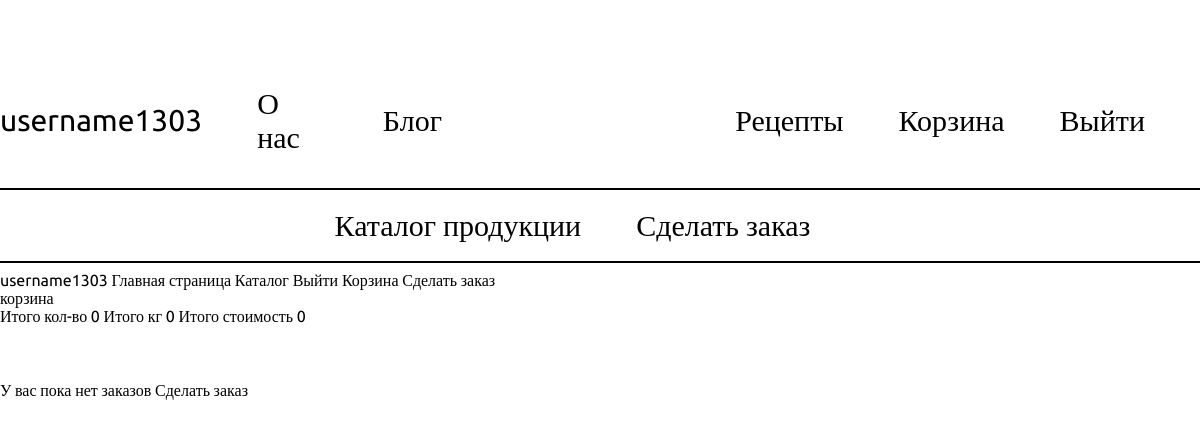
The page /lk (signed in) on the database as committed earlier.
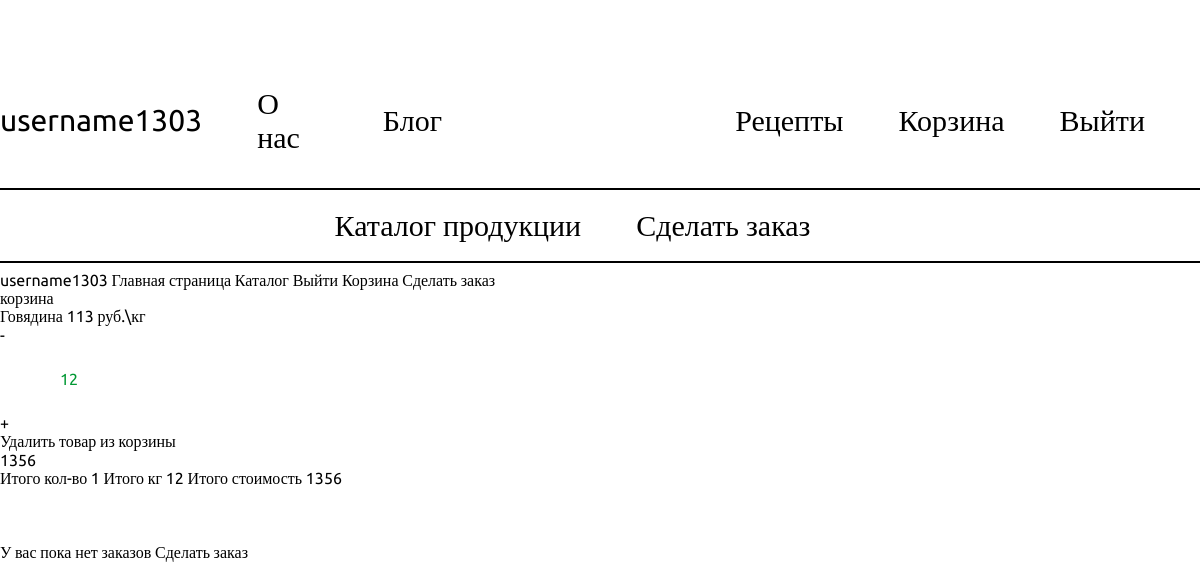
The same page on the database as committed later.
### butcher_shop_app/models.py (models this page shows)
class GoodsInShoppingCart(models.Model):
    user = models.ForeignKey(User, on_delete=models.CASCADE)
    product = models.ForeignKey(Product, on_delete=models.CASCADE)
    count = models.PositiveIntegerField(default=0)
    def cost(self):
        return self.product.cost
    def total_cost(self):
        return self.product.cost * self.count

class Product(models.Model):
    name = models.CharField(max_length=200)
    cost = models.PositiveIntegerField()
    category_name = models.ManyToManyField(ProductCategories, default="Вне категорий")
    preview = RichTextField(default="Без описания", max_length=500)
    description = RichTextField(default="Без описания")
    image = models.ImageField(upload_to='img', default="img/1.png")
    def __str__(self):
        return self.name

### butcher_shop_app/views.py (the view)
# urls.py: path("lk", lk_view, name="lk"),
@login_required(login_url='http://127.0.0.1:8000/login')
def lk_view(request):
    context = {}
    context.update(get_cart_sum_count_kgs(request))
    cart = GoodsInShoppingCart.objects.filter(user=request.user)
    context["cart"] = cart
    context["cart_len"] = len(cart)
    orders = Order.objects.filter(user=request.user)
    context["orders"] = orders
    context["orders_len"] = len(orders)
    return render(request, "butcher_shop_app/lk.html", context)

### butcher_shop_app/views.py (called while the page is built, shortened)
def get_cart_sum_count_kgs(request):
    cart_info = {}
    products_count_kg = 0
    total_cost = 0
    count = 0
    if request.user.is_authenticated:
        cart = GoodsInShoppingCart.objects.filter(user=request.user)
        for product in cart:
            count += 1
            products_count_kg += product.count
            total_cost += products_count_kg * product.product.cost
    cart_info["products_count_kg"] = products_count_kg
    cart_info["total_cost"] = total_cost
    cart_info["product_count"] = count
    return cart_info

### butcher_shop_app/Templates/butcher_shop_app/lk.html (shortened to what this page needs)
{% extends 'butcher_shop_app/base.html' %}
{% block content %}
корзина
{% include "butcher_shop_app/cart_base.html" %}
<br>
<br>
<br>
{% if orders_len == 0 %}
<span>У вас пока нет заказов </span>
<a href="http://127.0.0.1:8000/order_create">Сделать заказ</a>
{% endif %}
{% endblock %}

### butcher_shop_app/Templates/butcher_shop_app/cart_base.html (shortened to what this page needs)
{% for product in cart %}
<br>
<div>
    {{product.product}}
    {{product.cost}} руб.\кг
    <form method="post">
        <button type="submit">-</button>
    </form>
    <form method="post">
        <input name="goods_count" type="number" min="1" value="{{product.count}}">
    </form>
    <form method="post">
        <button type="submit">+</button>
    </form>
    <form method="post">
        <button type="submit">Удалить товар из корзины</button>
    </form>
    {{product.total_cost}}
</div>
{% endfor %}
<div>
   Итого кол-во {{product_count}}
    Итого кг {{products_count_kg}}
    Итого стоимость {{total_cost}}
</div>

Rows that differ between the two databases and show on the page:
added GoodsInShoppingCart: product "Говядина", cost "113", goods_count "12", total_cost "1356"
Other text that changed with them:
{{ product_count }}: "0" → "1"
{{ products_count_kg }}: "0" → "12"
{{ total_cost }}: "0" → "1356"
